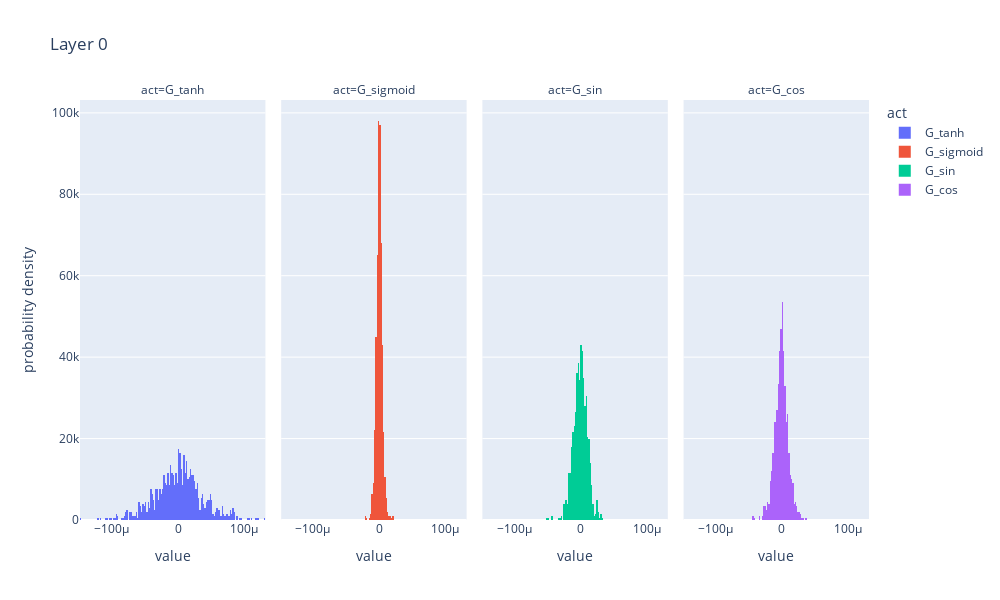
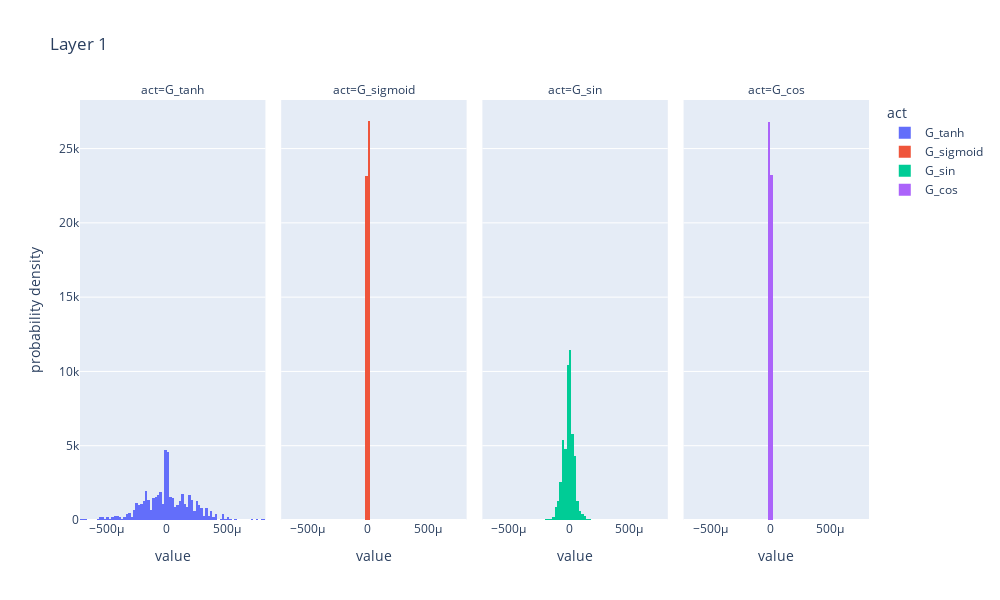
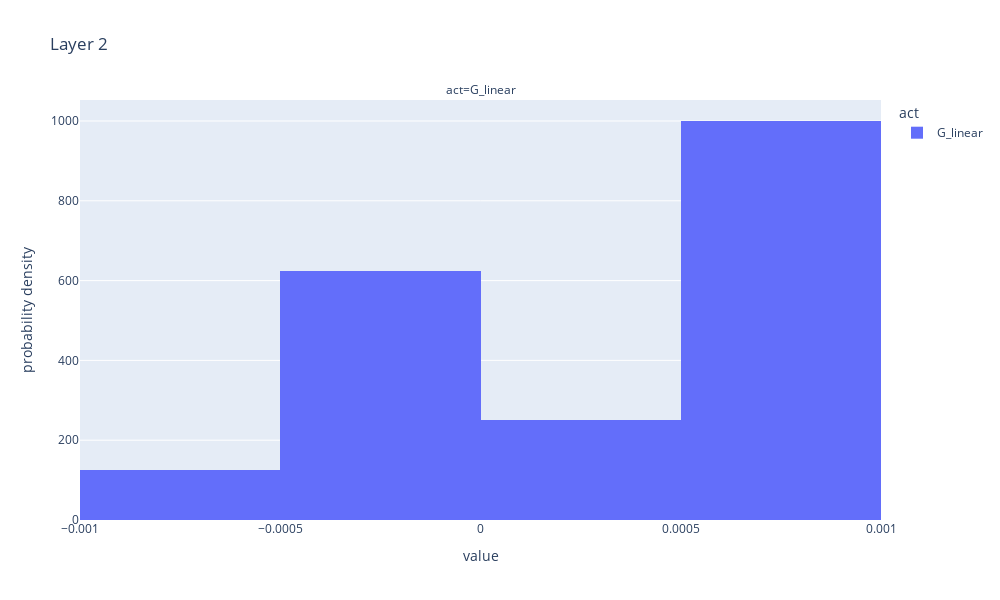

The cell these charts' notebook holds for them, in order:
### Code cell
o, intermediate_acts = net.forward_with_activations(x_enc)

o.mean().backward()

for i, layer in enumerate(net.net):
    if hasattr(layer, 'linear'):
        W = layer.linear.weight
        G = W.grad.detach().cpu()

        G_tanh, G_sigmoid, G_sin, G_cos = G.chunk(4, dim=0)

        plot_data = {
            'G_tanh': G_tanh, 
            'G_sigmoid': G_sigmoid, 
            'G_sin': G_sin, 
            'G_cos': G_cos
        }
    else:
        W = layer.weight
        G = W.grad.detach().cpu()

        plot_data = {
            'G_linear': G, 
        }
    
    # for k,v in plot_data.items():
    #     print(k, v)
    
    plot_distributions(plot_data, title=f'Layer {i}')

### Figure 1 — Plotly figure (JSON) as saved in the notebook; plotly's stock layout.template omitted (floating-point values rounded to 4 significant figures; data arrays with more than 128 entries replaced by an {"elided": "..."} marker saying what was removed)
{"data": [{"alignmentgroup": "True", "bingroup": "x", "histnorm": "probability density", "hovertemplate": "act=G_tanh<br>value=%{x}<br>probability density=%{y}<extra></extra>", "legendgroup": "G_tanh", "marker": {"color": "#636efa", "pattern": {"shape": ""}}, "name": "G_tanh", "offsetgroup": "G_tanh", "orientation": "v", "showlegend": true, "type": "histogram", "x": {"elided": "1000 float values"}, "xaxis": "x", "yaxis": "y"}, {"alignmentgroup": "True", "bingroup": "x", "histnorm": "probability density", "hovertemplate": "act=G_sigmoid<br>value=%{x}<br>probability density=%{y}<extra></extra>", "legendgroup": "G_sigmoid", "marker": {"color": "#EF553B", "pattern": {"shape": ""}}, "name": "G_sigmoid", "offsetgroup": "G_sigmoid", "orientation": "v", "showlegend": true, "type": "histogram", "x": {"elided": "1000 float values"}, "xaxis": "x2", "yaxis": "y2"}, {"alignmentgroup": "True", "bingroup": "x", "histnorm": "probability density", "hovertemplate": "act=G_sin<br>value=%{x}<br>probability density=%{y}<extra></extra>", "legendgroup": "G_sin", "marker": {"color": "#00cc96", "pattern": {"shape": ""}}, "name": "G_sin", "offsetgroup": "G_sin", "orientation": "v", "showlegend": true, "type": "histogram", "x": {"elided": "1000 float values"}, "xaxis": "x3", "yaxis": "y3"}, {"alignmentgroup": "True", "bingroup": "x", "histnorm": "probability density", "hovertemplate": "act=G_cos<br>value=%{x}<br>probability density=%{y}<extra></extra>", "legendgroup": "G_cos", "marker": {"color": "#ab63fa", "pattern": {"shape": ""}}, "name": "G_cos", "offsetgroup": "G_cos", "orientation": "v", "showlegend": true, "type": "histogram", "x": {"elided": "1000 float values"}, "xaxis": "x4", "yaxis": "y4"}], "layout": {"annotations": [{"font": {}, "showarrow": false, "text": "act=G_tanh", "x": 0.1175, "xanchor": "center", "xref": "paper", "y": 1, "yanchor": "bottom", "yref": "paper"}, {"font": {}, "showarrow": false, "text": "act=G_sigmoid", "x": 0.3725, "xanchor": "center", "xref": "paper", "y": 1, "yanchor": "bottom", "yref": "paper"}, {"font": {}, "showarrow": false, "text": "act=G_sin", "x": 0.6275, "xanchor": "center", "xref": "paper", "y": 1, "yanchor": "bottom", "yref": "paper"}, {"font": {}, "showarrow": false, "text": "act=G_cos", "x": 0.8825, "xanchor": "center", "xref": "paper", "y": 1, "yanchor": "bottom", "yref": "paper"}], "autosize": false, "barmode": "relative", "height": 600, "legend": {"title": {"text": "act"}, "tracegroupgap": 0}, "title": {"text": "Layer 0"}, "width": 1000, "xaxis": {"anchor": "y", "autorange": true, "domain": [0, 0.235], "range": [-0.000148, 0.000132], "title": {"text": "value"}, "type": "linear"}, "xaxis2": {"anchor": "y2", "autorange": true, "domain": [0.255, 0.49], "matches": "x", "range": [-0.000148, 0.000132], "title": {"text": "value"}, "type": "linear"}, "xaxis3": {"anchor": "y3", "autorange": true, "domain": [0.51, 0.745], "matches": "x", "range": [-0.000148, 0.000132], "title": {"text": "value"}, "type": "linear"}, "xaxis4": {"anchor": "y4", "autorange": true, "domain": [0.765, 1.0], "matches": "x", "range": [-0.000148, 0.000132], "title": {"text": "value"}, "type": "linear"}, "yaxis": {"anchor": "x", "autorange": true, "domain": [0, 1], "range": [0, 103200.0], "title": {"text": "probability density"}}, "yaxis2": {"anchor": "x2", "autorange": true, "domain": [0, 1], "matches": "y", "range": [0, 103200.0], "showticklabels": false}, "yaxis3": {"anchor": "x3", "autorange": true, "domain": [0, 1], "matches": "y", "range": [0, 103200.0], "showticklabels": false}, "yaxis4": {"anchor": "x4", "autorange": true, "domain": [0, 1], "matches": "y", "range": [0, 103200.0], "showticklabels": false}}}

### Figure 2 — Plotly figure (JSON) as saved in the notebook; plotly's stock layout.template omitted (floating-point values rounded to 4 significant figures; data arrays with more than 128 entries replaced by an {"elided": "..."} marker saying what was removed)
{"data": [{"alignmentgroup": "True", "bingroup": "x", "histnorm": "probability density", "hovertemplate": "act=G_tanh<br>value=%{x}<br>probability density=%{y}<extra></extra>", "legendgroup": "G_tanh", "marker": {"color": "#636efa", "pattern": {"shape": ""}}, "name": "G_tanh", "offsetgroup": "G_tanh", "orientation": "v", "showlegend": true, "type": "histogram", "x": {"elided": "512 float values"}, "xaxis": "x", "yaxis": "y"}, {"alignmentgroup": "True", "bingroup": "x", "histnorm": "probability density", "hovertemplate": "act=G_sigmoid<br>value=%{x}<br>probability density=%{y}<extra></extra>", "legendgroup": "G_sigmoid", "marker": {"color": "#EF553B", "pattern": {"shape": ""}}, "name": "G_sigmoid", "offsetgroup": "G_sigmoid", "orientation": "v", "showlegend": true, "type": "histogram", "x": {"elided": "512 float values"}, "xaxis": "x2", "yaxis": "y2"}, {"alignmentgroup": "True", "bingroup": "x", "histnorm": "probability density", "hovertemplate": "act=G_sin<br>value=%{x}<br>probability density=%{y}<extra></extra>", "legendgroup": "G_sin", "marker": {"color": "#00cc96", "pattern": {"shape": ""}}, "name": "G_sin", "offsetgroup": "G_sin", "orientation": "v", "showlegend": true, "type": "histogram", "x": {"elided": "512 float values"}, "xaxis": "x3", "yaxis": "y3"}, {"alignmentgroup": "True", "bingroup": "x", "histnorm": "probability density", "hovertemplate": "act=G_cos<br>value=%{x}<br>probability density=%{y}<extra></extra>", "legendgroup": "G_cos", "marker": {"color": "#ab63fa", "pattern": {"shape": ""}}, "name": "G_cos", "offsetgroup": "G_cos", "orientation": "v", "showlegend": true, "type": "histogram", "x": {"elided": "512 float values"}, "xaxis": "x4", "yaxis": "y4"}], "layout": {"annotations": [{"font": {}, "showarrow": false, "text": "act=G_tanh", "x": 0.1175, "xanchor": "center", "xref": "paper", "y": 1, "yanchor": "bottom", "yref": "paper"}, {"font": {}, "showarrow": false, "text": "act=G_sigmoid", "x": 0.3725, "xanchor": "center", "xref": "paper", "y": 1, "yanchor": "bottom", "yref": "paper"}, {"font": {}, "showarrow": false, "text": "act=G_sin", "x": 0.6275, "xanchor": "center", "xref": "paper", "y": 1, "yanchor": "bottom", "yref": "paper"}, {"font": {}, "showarrow": false, "text": "act=G_cos", "x": 0.8825, "xanchor": "center", "xref": "paper", "y": 1, "yanchor": "bottom", "yref": "paper"}], "autosize": false, "barmode": "relative", "height": 600, "legend": {"title": {"text": "act"}, "tracegroupgap": 0}, "title": {"text": "Layer 1"}, "width": 1000, "xaxis": {"anchor": "y", "autorange": true, "domain": [0, 0.235], "range": [-0.00072, 0.00082], "title": {"text": "value"}, "type": "linear"}, "xaxis2": {"anchor": "y2", "autorange": true, "domain": [0.255, 0.49], "matches": "x", "range": [-0.00072, 0.00082], "title": {"text": "value"}, "type": "linear"}, "xaxis3": {"anchor": "y3", "autorange": true, "domain": [0.51, 0.745], "matches": "x", "range": [-0.00072, 0.00082], "title": {"text": "value"}, "type": "linear"}, "xaxis4": {"anchor": "y4", "autorange": true, "domain": [0.765, 1.0], "matches": "x", "range": [-0.00072, 0.00082], "title": {"text": "value"}, "type": "linear"}, "yaxis": {"anchor": "x", "autorange": true, "domain": [0, 1], "range": [0, 28270.0], "title": {"text": "probability density"}}, "yaxis2": {"anchor": "x2", "autorange": true, "domain": [0, 1], "matches": "y", "range": [0, 28270.0], "showticklabels": false}, "yaxis3": {"anchor": "x3", "autorange": true, "domain": [0, 1], "matches": "y", "range": [0, 28270.0], "showticklabels": false}, "yaxis4": {"anchor": "x4", "autorange": true, "domain": [0, 1], "matches": "y", "range": [0, 28270.0], "showticklabels": false}}}

### Figure 3 — Plotly figure (JSON) as saved in the notebook; plotly's stock layout.template omitted (floating-point values rounded to 4 significant figures)
{"data": [{"alignmentgroup": "True", "bingroup": "x", "histnorm": "probability density", "hovertemplate": "act=G_linear<br>value=%{x}<br>probability density=%{y}<extra></extra>", "legendgroup": "G_linear", "marker": {"color": "#636efa", "pattern": {"shape": ""}}, "name": "G_linear", "offsetgroup": "G_linear", "orientation": "v", "showlegend": true, "type": "histogram", "x": [-0.0004081, -0.0001939, 0.0008717, 0.0005613, -0.0003659, 0.0002117, -0.0006695, 0.0008627, 0.0007607, 0.0007019, 0.0006682, 0.0007143, 0.0002261, 0.0008658, -9.881e-05, -5.341e-05, -0.0004081, -0.0001939, 0.0008717, 0.0005613, -0.0003659, 0.0002117, -0.0006695, 0.0008627, 0.0007607, 0.0007019, 0.0006682, 0.0007143, 0.0002261, 0.0008658, -9.881e-05, -5.341e-05, -0.0004081, -0.0001939, 0.0008717, 0.0005613, -0.0003659, 0.0002117, -0.0006695, 0.0008627, 0.0007607, 0.0007019, 0.0006682, 0.0007143, 0.0002261, 0.0008658, -9.881e-05, -5.341e-05], "xaxis": "x", "yaxis": "y"}], "layout": {"annotations": [{"font": {}, "showarrow": false, "text": "act=G_linear", "x": 0.5, "xanchor": "center", "xref": "paper", "y": 1, "yanchor": "bottom", "yref": "paper"}], "autosize": false, "barmode": "relative", "height": 600, "legend": {"title": {"text": "act"}, "tracegroupgap": 0}, "title": {"text": "Layer 2"}, "width": 1000, "xaxis": {"anchor": "y", "autorange": true, "domain": [0, 1], "range": [-0.001, 0.001], "title": {"text": "value"}, "type": "linear"}, "yaxis": {"anchor": "x", "autorange": true, "domain": [0, 1], "range": [0, 1053.0], "title": {"text": "probability density"}}}}
